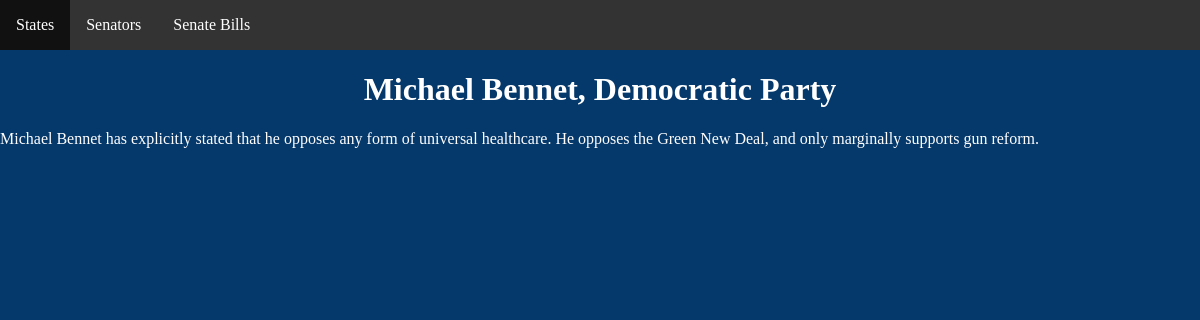
Screenshot of /detail-senator/ with the database file from the repository.
### congress/models.py (models this page shows)
class Senator(models.Model):
    name = models.CharField(max_length=100)
    party = models.CharField(max_length=100)
    voting_record = models.TextField()
    state = models.ForeignKey(State, on_delete=models.CASCADE)

### congress/views.py (the view)
# urls.py: path('detail-senator/', senator_detail_view),
def senator_detail_view(request):
    obj = Senator.objects.get(id=1)
    context = {
        "object": obj
    }
    return render(request, "senator/detail.html", context)

### congress/templates/senator/detail.html (shortened to what this page needs)
{% extends 'base.html' %}
{% load static %}
{% block content %}
    <h1>{{ object.name }}, {{ object.party }}</h1>
    <p>{{ object.voting_record }}</p>
{% endblock %}

### congress/static/congress/style.css (style rules this page uses)
body { background-color: #05386B; color: white; margin: 0; padding: 0; }
h1 { text-align: center; }

### rows the page displays
Senator: name "Michael Bennet", party "Democratic Party", voting_record "Michael Bennet has explicitly stated that he opposes any form of universal healthcare. He opposes the Green New Deal, and only marginally supports gun reform."
